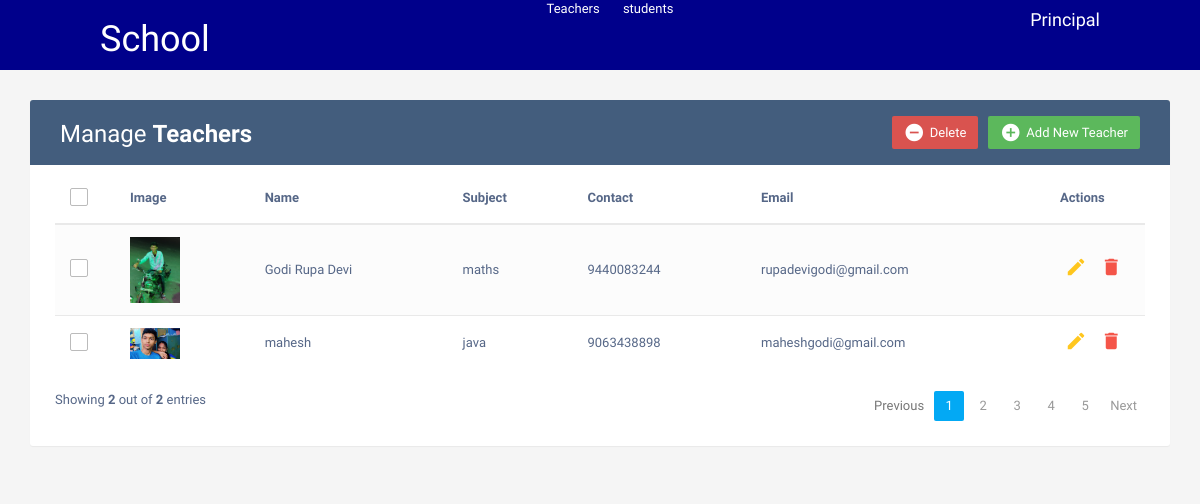
The page / on the database its author committed.
### teachers/models.py (models this page shows, shortened)
class Teacher(models.Model):
    name= models.CharField(max_length=100)
    subject=models.CharField(max_length=100)
    contact=models.CharField(max_length=15)
    email=models.EmailField(unique=True)
    image=models.ImageField(upload_to="teachers/",blank=True,null=True)

### teachers/views.py (the view)
# urls.py: path('', views.teacher_list, name='all-teachers'),
def teacher_list(request):
    teachers = Teacher.objects.all()
    return render(request, "index.html", {"allteachers":teachers})

### templates/index.html (shortened to what this page needs)
<!DOCTYPE html>
<html lang="en">
<head>
<link rel="stylesheet" href="https://maxcdn.bootstrapcdn.com/font-awesome/4.7.0/css/font-awesome.min.css">
<link rel="stylesheet" href="https://maxcdn.bootstrapcdn.com/bootstrap/3.3.7/css/bootstrap.min.css">
<link rel="stylesheet" href="/static/css/styles.css">
  <body>
	{% include 'header.html' %}
    <div class="container">
        <div class="table-wrapper">
            <div class="table-title">
                <div class="row">
                    <div class="col-sm-6">
						<h2>Manage <b>Teachers</b></h2>
					</div>
					<div class="col-sm-6">
						<a href="#addEmployeeModal" class="btn btn-success" data-toggle="modal"><i class="material-icons">&#xE147;</i> <span>Add New Teacher</span></a>
						<a href="#deleteEmployeeModal" class="btn btn-danger" data-toggle="modal"><i class="material-icons">&#xE15C;</i> <span>Delete</span></a>
					</div>
                </div>
            </div>
            <table class="table table-striped table-hover">
                <thead>
                    <tr>
						<th>
							<span class="custom-checkbox">
								<label for="selectAll"></label>
							</span>
						</th>
						<th>Image</th>
                        <th>Name</th>
                        <th>Subject</th>
						<th>Contact</th>
                        <th>Email</th>
                        <th>Actions</th>
                    </tr>
                </thead>
                <tbody>
					{% for i in allteachers %}
                    <tr>
						<td>
							<span class="custom-checkbox">
								<label for="checkbox1"></label>
							</span>
						</td>
						<td>
							{% if i.image %}
							<img src="{{i.image.url}}" alt="teacher image" width="50">
							{% endif %}
						</td>
                        <td>{{i.name}}</td>
                        <td>{{i.subject}}</td>
						<td>{{i.contact}}</td>
                        <td>{{i.email}}</td>
                        <td>
                            <a href="#editEmployeeModal-{{forloop.counter}}" class="edit" data-toggle="modal"><i class="material-icons" data-toggle="tooltip" title="Edit">&#xE254;</i></a>
                            <a href="#deleteEmployeeModal-{{forloop.counter}}" class="delete" data-toggle="modal"><i class="material-icons" data-toggle="tooltip" title="Delete">&#xE872;</i></a>
                        </td>
                    </tr>
					{% endfor %}
                </tbody>
            </table>
			<div class="clearfix">
				Showing <b>{{ allteachers|length }}</b> out of <b>{{ allteachers.count }}</b> entries
                <ul class="pagination">
                    <li class="page-item disabled"><a href="#">Previous</a></li>
                    <li class="page-item active"><a href="#" class="page-link">1</a></li>
                    <li class="page-item"><a href="#" class="page-link">2</a></li>
                    <li class="page-item "><a href="#" class="page-link">3</a></li>
                    <li class="page-item"><a href="#" class="page-link">4</a></li>
                    <li class="page-item"><a href="#" class="page-link">5</a></li>
                    <li class="page-item"><a href="#" class="page-link">Next</a></li>
                </ul>
            </div>
        </div>
    </div>
</body>
</html>

### templates/header.html (shortened to what this page needs)
<!DOCTYPE html>
<html lang="en">
<head>
    <link rel="stylesheet  "href="/static/css/styles.css"/>
</head>
<body>
    <div class="navsection">
        <div class="title">
            <h1>School</h1>
            </div>
            <div class="menu">
                <a href="teachers">Teachers</a>
                <a href="students">students</a>
            </div>
            <div class="user">
                <h4>Principal</h4>
            </div>
    </div>
</body>
</html>

### static/css/styles.css (style rules this page uses)
body { color: #566787; background: #f5f5f5; font-family: 'Varela Round', sans-serif; font-size: 13px; }
.table-wrapper { background: #fff; padding: 20px 25px; margin: 30px 0; border-radius: 3px; box-shadow: 0 1px 1px rgba(0,0,0,.05); }
.table-title { padding-bottom: 15px; background: #435d7d; color: #fff; padding: 16px 30px; margin: -20px -25px 10px; border-radius: 3px 3px 0 0; }
.table-title h2 { margin: 5px 0 0; font-size: 24px; }
.table-title .btn { color: #fff; float: right; font-size: 13px; border: none; min-width: 50px; border-radius: 2px; border: none; outline: none !important; margin-left: 10px; }
.table-title .btn i { float: left; font-size: 21px; margin-right: 5px; }
.table-title .btn span { float: left; margin-top: 2px; }
table.table tr th, table.table tr td { border-color: #e9e9e9; padding: 12px 15px; vertical-align: middle; }
table.table tr th:first-child { width: 60px; }
table.table tr th:last-child { width: 100px; }
table.table-striped tbody tr:nth-of-type(odd) { background-color: #fcfcfc; }
table.table td:last-child i { opacity: 0.9; font-size: 22px; margin: 0 5px; }
table.table td a { font-weight: bold; color: #566787; display: inline-block; text-decoration: none; outline: none !important; }
table.table td a.edit { color: #FFC107; }
table.table td a.delete { color: #F44336; }
table.table td i { font-size: 19px; }
.pagination { float: right; margin: 0 0 5px; }
.pagination li a { border: none; font-size: 13px; min-width: 30px; min-height: 30px; color: #999; margin: 0 2px; line-height: 30px; border-radius: 2px !important; text-align: center; padding: 0 6px; }
.pagination li.active a, .pagination li.active a.page-link { background: #03A9F4; }
.custom-checkbox { position: relative; }
.custom-checkbox label:before { width: 18px; height: 18px; }
.custom-checkbox label:before { content: ''; margin-right: 10px; display: inline-block; vertical-align: text-top; background: white; border: 1px solid #bbb; border-radius: 2px; box-sizing: border-box; z-index: 2; }
.navsection { background-color: darkblue; color:white; display:flex; justify-content:space-between; padding: 0 100px; }
.menu a { color:white; margin-right:20px; }

### rows shown on the page
Teacher: image (picture), name "Godi Rupa Devi", subject "maths", contact "9440083244", email "rupadevigodi@gmail.com"
Teacher: image (picture), name "mahesh", subject "java", contact "9063438898", email "maheshgodi@gmail.com"

### other values the page prints
{{ allteachers|length }} "2"
{{ allteachers.count }} "2"
